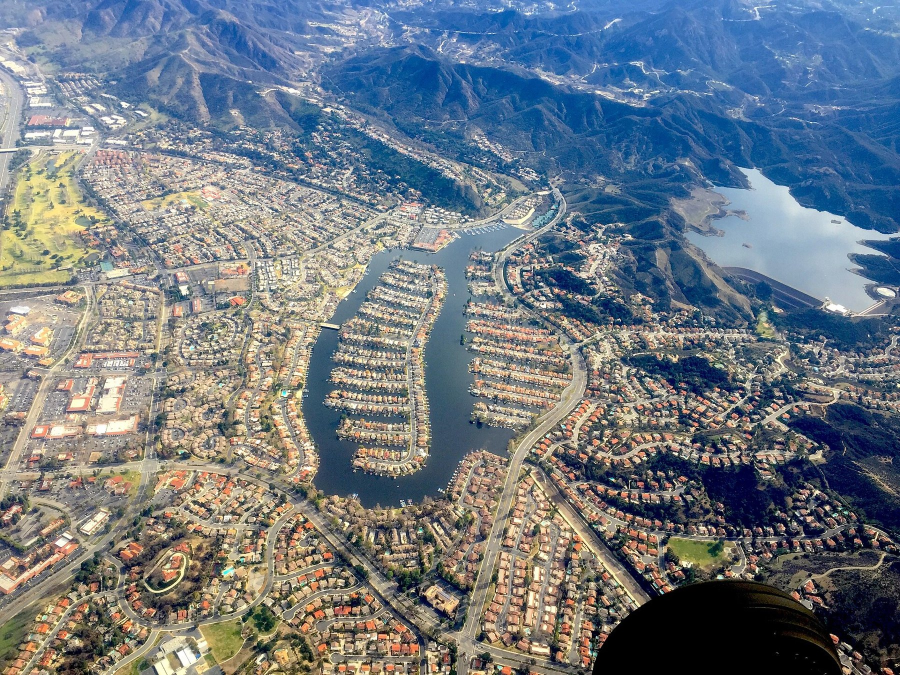
#> input picture website/elh-preview/assets/img/journal/q4/westlake-village-who-will-be-home-between-hospice-visits.jpg, 1800 x 1350 px (shown at 1/2 size)
$ python build-fb-style-exploration.py
#> lines starting #> are read from the running program, lines starting #| are printed output that depends on the picture; pictures that were not available may be replaced by others from this repository, and a replacement may not be noted
#!/usr/bin/env python3
"""Build three private Facebook image explorations for Eternal Life Hospice."""
from pathlib import Path
import io
import json

from fontTools.ttLib import TTFont
from fontTools.varLib.instancer import instantiateVariableFont
from PIL import Image, ImageDraw, ImageEnhance, ImageFont, ImageOps

ROOT = Path(__file__).resolve().parents[2]
OUT = ROOT / "generated-artifacts/facebook-style-exploration"
PHOTO_PATH = ROOT / "website/elh-preview/assets/img/journal/q4/westlake-village-who-will-be-home-between-hospice-visits.jpg"
LOGO_PATH = ROOT / "website/elh-preview/assets/logo-eternal-trans.png"
FONT_DIR = ROOT / "website/elh-preview/assets/fonts"
W, H = 1080, 1350
PLUM = "#48213F"
CREAM = "#F5F0EB"
GOLD = "#C9B07E"
HEADLINE = "Who will be there between visits?"


def pillow_font(path, size, weight=None):
    font = TTFont(path)
    if weight is not None and "fvar" in font:
        axes = {axis.axisTag: axis.defaultValue for axis in font["fvar"].axes}
        axes["wght"] = weight
        font = instantiateVariableFont(font, axes, inplace=False)
    font.flavor = None
    stream = io.BytesIO()
    font.save(stream)
    return ImageFont.truetype(io.BytesIO(stream.getvalue()), size)


def contain_crop(image, box, centering=(0.5, 0.5)):
    x0, y0, x1, y1 = box
    return ImageOps.fit(image, (x1 - x0, y1 - y0), method=Image.Resampling.LANCZOS, centering=centering)


def source_photo():
    # Exclude the lowest right-hand corner where the aircraft/propeller enters.
    source = Image.open(PHOTO_PATH).convert("RGB")
    return source.crop((0, 0, 1510, 1190))


def logo_asset(reverse=False):
    logo = Image.open(LOGO_PATH).convert("RGBA")
    logo = logo.crop(logo.getbbox())
    if reverse:
        alpha = logo.getchannel("A")
        recolored = Image.new("RGBA", logo.size, CREAM)
        recolored.putalpha(alpha)
        return recolored
    return logo


# [29 lines left out: functions fitted_logo, wrap_words, draw_headline, not called in this run]


def photo_led(photo, cream_logo):
    # A dramatic full-bleed portrait crop, anchored left of the aircraft and
    # overlaid only where needed to let the headline sit directly on the view.
    image = contain_crop(photo, (0, 0, W, H), centering=(0.40, 0.47)).convert("RGBA")
    shade = Image.new("RGBA", (W, H), (0, 0, 0, 0))
    pixels = shade.load()
    for y in range(H):
        # Deepen the upper left gradually without dimming the full landscape.
        for x in range(W):
            strength = max(0, 1 - x / 890) * max(0, 1 - y / 880)
            pixels[x, y] = (43, 26, 39, int(138 * strength))
    image = Image.alpha_composite(image, shade)
    draw = ImageDraw.Draw(image)
    font = pillow_font(FONT_DIR / "Fraunces-var.woff2", 84, 560)
    draw_headline(draw, HEADLINE, font, 76, 105, 860, CREAM, line_gap=8)
    # Restrained gold hairline is part of the image composition, not a label.
    draw.line((80, 382, 196, 382), fill=GOLD, width=4)
    brand = fitted_logo(cream_logo, 178)
    # Ground the official reverse mark with a quiet, transparent plum wash.
    draw.rounded_rectangle((W - 222, H - 192, W - 25, H - 22), radius=14, fill=(72, 33, 63, 146))
    image.alpha_composite(brand, (W - brand.width - 36, H - brand.height - 38))
    return image.convert("RGB")


# [60 lines left out: functions editorial, graphic_crop, not called in this run]


def main():
    OUT.mkdir(parents=True, exist_ok=True)
    photo = source_photo()
#> in source_photo, source is the input picture: PIL image 1800x1350 RGB; mean R, G, B 111.8, 120.9, 129.3
#> in source_photo, `return source.crop((0, 0, 1510, 1190))`:
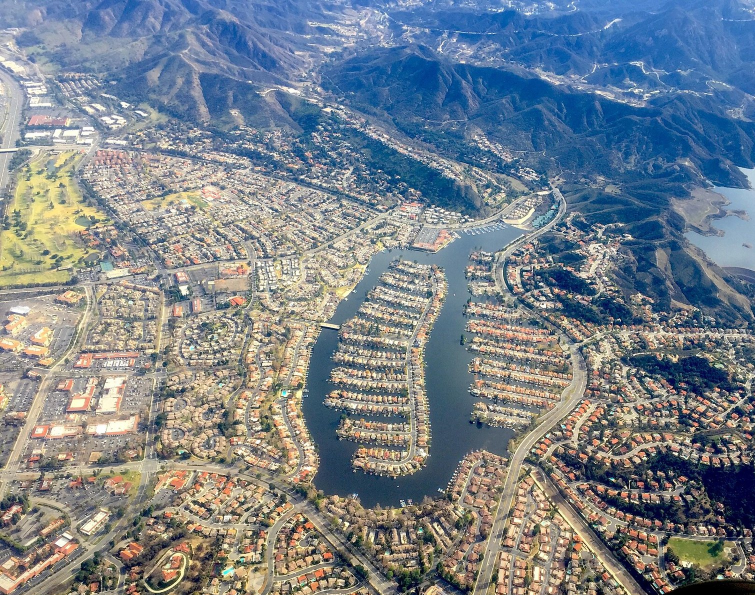
#> returned value: PIL image 1510x1190 RGB (shown at 1/2 size); mean R, G, B 121.2, 130.2, 138.3
    plum_logo, cream_logo = logo_asset(False), logo_asset(True)
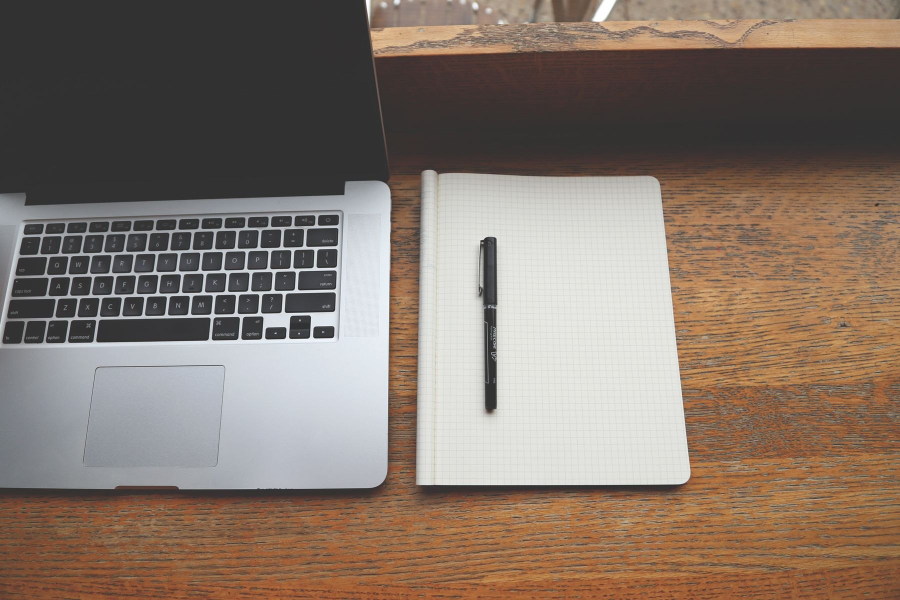
#> input picture website/elh-preview/assets/img/journal/q4/before-the-first-hospice-visit-share-the-person-not-just-the-diagnosis.jpg, 1800 x 1200 px, given in place of logo-eternal-trans.png, which was not available (shown at 1/2 size)
#> call 2 of logo_asset, with reverse = True
#> in logo_asset (call 2), `alpha = logo.getchannel("A")`: alpha: PIL image 1800x1200 L; every value is 255
#> in logo_asset (call 2), `recolored = Image.new("RGBA", logo.size, CREAM)`:
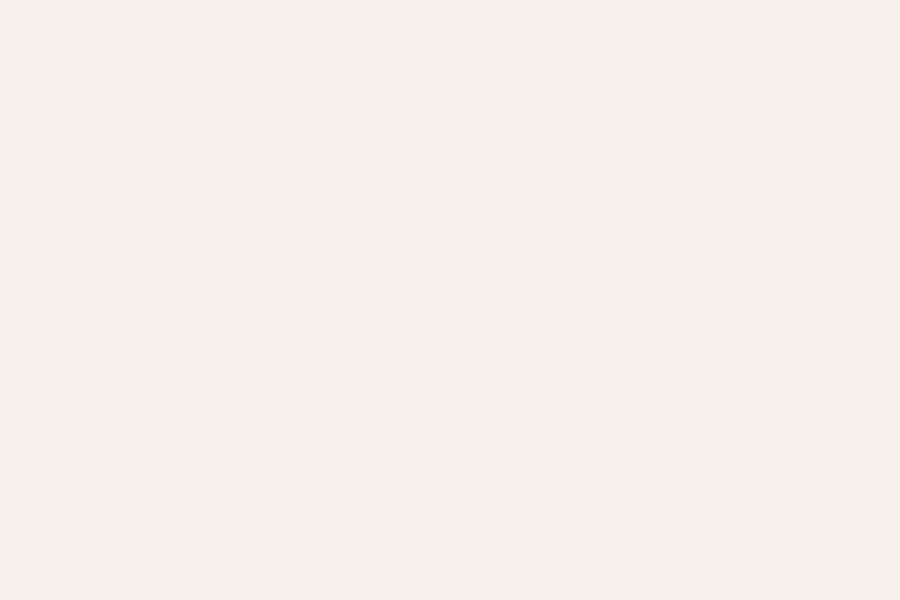
#> recolored: PIL image 1800x1200 RGBA (shown at 1/2 size); mean R, G, B, A 245, 240, 235, 255
    designs = [
        ("01-full-photo.jpg", photo_led(photo, cream_logo)),
        ("02-editorial.jpg", editorial(photo, plum_logo)),
        ("03-graphic-crop.jpg", graphic_crop(photo, plum_logo)),
    ]
#> in contain_crop, `return ImageOps.fit(image, (x1 - x0, y1 - y0), method=Image.Resampling..`:
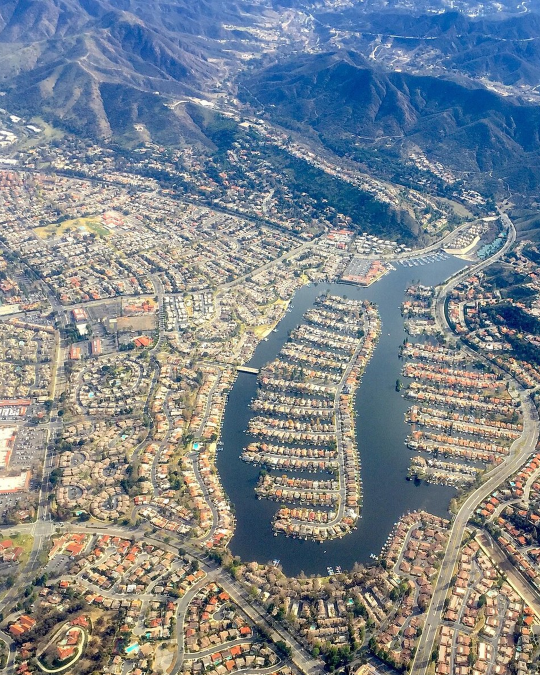
#> returned value: PIL image 1080x1350 RGB (shown at 1/2 size); mean R, G, B 125.4, 133.2, 139.5
#> in photo_led, `shade = Image.new("RGBA", (W, H), (0, 0, 0, 0))`: shade: PIL image 1080x1350 RGBA; every value is 0
#> in photo_led, `image = Image.alpha_composite(image, shade)`:
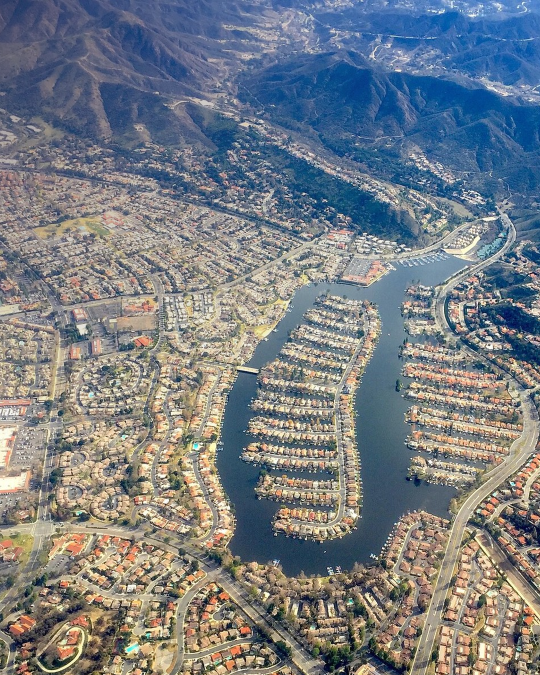
#> image: PIL image 1080x1350 RGBA (shown at 1/2 size); mean R, G, B, A 119.8, 125.1, 130.6, 255
    for filename, image in designs:
        assert image.size == (1080, 1350)
        image.save(OUT / filename, quality=94, optimize=True, subsampling=0)

    # A single-row overview at a useful review scale, with no extra artwork text.
    thumb_w, thumb_h, gap = 360, 450, 18
    sheet = Image.new("RGB", (3 * thumb_w + 4 * gap, thumb_h + 2 * gap), CREAM)
    for i, (filename, _) in enumerate(designs):
        tile = Image.open(OUT / filename).convert("RGB").resize((thumb_w, thumb_h), Image.Resampling.LANCZOS)
        sheet.paste(tile, (gap + i * (thumb_w + gap), gap))
    sheet.save(OUT / "contact-sheet.jpg", quality=92, optimize=True, subsampling=0)
    (OUT / "caption-credit.txt").write_text(
        "Photo: Niceley, CC BY-SA 4.0; cropped and color-adjusted.\n"
        "https://commons.wikimedia.org/wiki/File:Aerial-of-Westlake-Lake-in-Westlake-Village.jpg\n"
        "https://creativecommons.org/licenses/by-sa/4.0/\n",
        encoding="utf-8",
    )
    (OUT / "designs.json").write_text(json.dumps([
        {
            "name": "01 — Full photo",
            "hypothesis": "Photo-led invitation: full-bleed Westlake landscape, high-contrast headline integrated into a restrained shaded sky zone, and the reverse official mark grounded over the photograph.",
            "file": "01-full-photo.jpg",
            "dimensions": [1080, 1350],
        },
        {
            "name": "02 — Editorial split",
            "hypothesis": "A calm editorial relationship: generous plum Fraunces typography on warm cream at left, paired with a tall uninterrupted local-photo crop at right.",
            "file": "02-editorial.jpg",
            "dimensions": [1080, 1350],
        },
        {
            "name": "03 — Graphic crop",
            "hypothesis": "Contemporary poster composition: four-beat oversized headline rhythm meets a sweeping, asymmetric photographic cutout edged with restrained gold.",
            "file": "03-graphic-crop.jpg",
            "dimensions": [1080, 1350],
        },
    ], indent=2, ensure_ascii=False), encoding="utf-8")
    print(f"Created {len(designs)} image explorations in {OUT.relative_to(ROOT)}")


if __name__ == "__main__":
#> (the run stopped early here; a loop or call above may not have finished)
